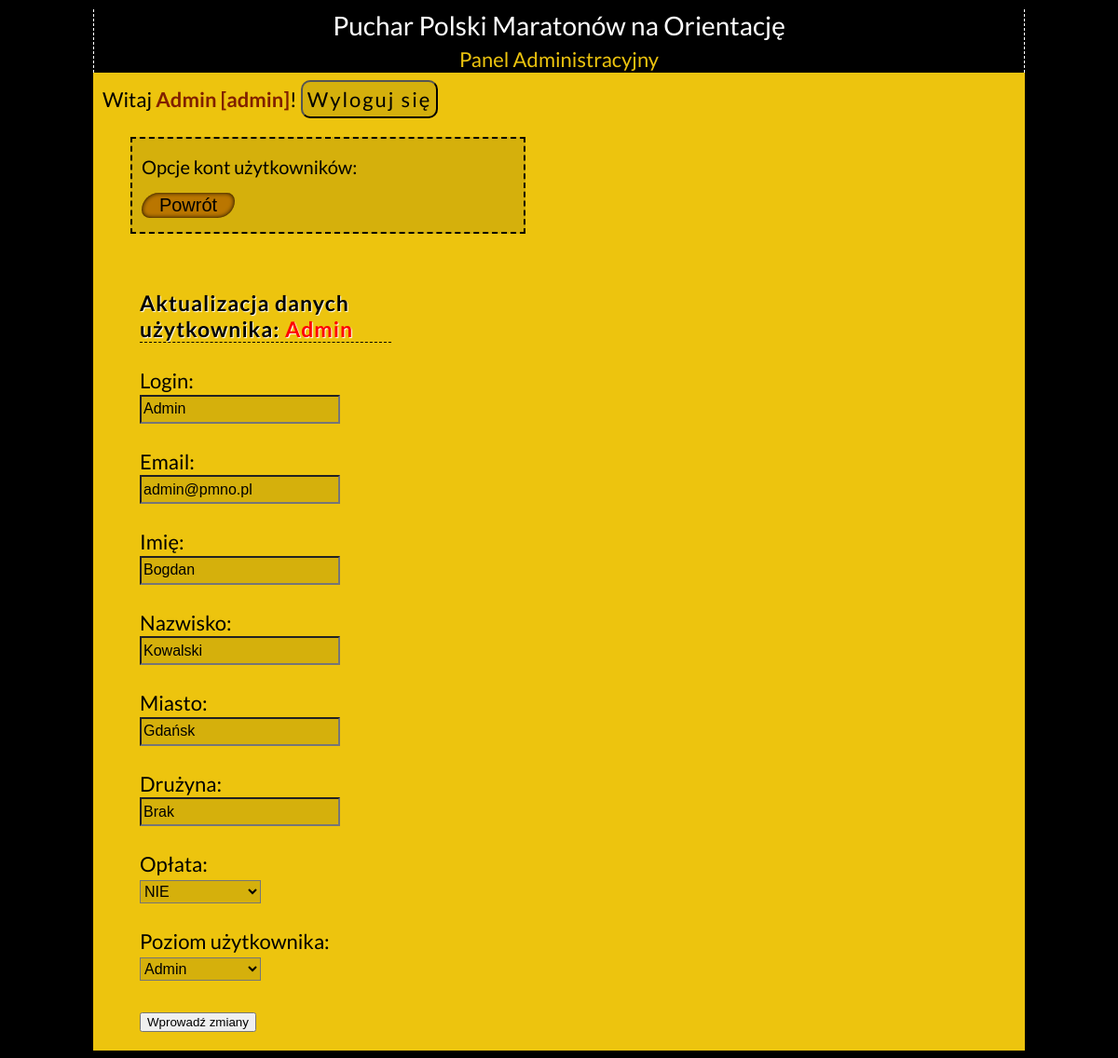
Page /update.php (signed in) on the committed database.
### tables this page shows
CREATE TABLE `uczestnicy` (
  `id` int(11) NOT NULL,
  `login` text NOT NULL,
  `pass` text NOT NULL,
  `email` text NOT NULL,
  `imie` text NOT NULL,
  `nazwisko` text NOT NULL,
  `miasto` text NOT NULL,
  `druzyna` text NOT NULL,
  `oplata` text NOT NULL,
  `level` text NOT NULL
);

### update.php (the view, shortened to what this page needs)
<!DOCTYPE HTML PUBLIC "-//W3C//DTD HTML 4.01//EN">
<html lang="pl-PL">
	<head>
		<link rel="stylesheet" href="style.css" type="text/css"/>
	</head>
	<body>
		<div id="container">
			<div id="logo">
				<div id="logo_tytul">Puchar Polski Maratonów na Orientację <span style="color:#EDC40E; font-size: 22px"> <br/>Panel Administracyjny</span></div>
			</div>
			<div id="menu">
			<?php
			echo "Witaj <span style='color: #802000; font-weight: 700'>".$_SESSION['login'].' '."[".$_SESSION['level']."]"."</span>!".' <a class="logout" href="logout.php">Wyloguj się</a><br/><br/>';
			require_once "connect.php"; ?>
				<div id="opcje_admin">Opcje kont użytkowników: <br/>
					<a id="link"  href="admin_panel.php"><input class="przycisk" name="lista" type="submit" value="Powrót"/></a>
				</div>
				<div id="up_admin">
				<?php
				try
				{
					$polaczenie = new mysqli($host, $db_user, $db_password, $db_name);
					if($polaczenie->connect_errno!=0)
					{
						throw new Exception(mysqli_connect_errno());
					}
					else
						if($_SESSION['update']=true)
						{
							?>
							<form method="post">
							<?php $rezultat = $polaczenie->query("SELECT * FROM uczestnicy WHERE id='$_SESSION[id]'");
							$up = $rezultat->fetch_assoc(); ?>
							<div class="form_rej2">Aktualizacja danych użytkownika: <span style="color: red"><?php echo $up['login']; ?> </span></div><br/>
							Login: <br/>
							<input class="ps_input" type="text" name="login" value="<?php echo $up['login']; ?>"/><br/><br/>
							Email: <br/>
							<input class="ps_input" type="text" name="email" value="<?php echo $up['email']; ?>"/><br/><br/>
							Imię: <br/>
							<input class="ps_input" type="text" name="imie" value="<?php echo $up['imie']; ?>"/><br/><br/>
							Nazwisko: <br/>
							<input class="ps_input" type="text" name="nazwisko" value="<?php echo $up['nazwisko']; ?>"/><br/><br/>
							Miasto: <br/>
							<input class="ps_input" type="text" name="miasto" value="<?php echo $up['miasto']; ?>"/><br/><br/>
							Drużyna: <br/>
							<input class="ps_input" type="text" name="druzyna" value="<?php echo $up['druzyna']; ?>"/><br/><br/>
							Opłata: <br/>
							<select class="ps_input" name="oplata" >
							  <option value="">NIE</option>
							 </select><br/><br/>
							Poziom użytkownika: <br/>
							<select class="ps_input" name="level" >
							  <option value="admin" <?php if($up['level']=='admin') echo "selected";?>>Admin</option>
							 </select><br/><br/>
							<input type="submit" value="Wprowadź zmiany"/>
							</form>
							<?php
						}
						{	?> <script> alert('Dane zostały zaktualizowane'); </script><?php }
				}
				catch(Exception $error)
				{
					echo '<span style="color: red">Błąd serwera</span>';
				}
				?>
				</div>
			</div>
			</div>
	</body>
</html>

### style.css (style rules this page uses)
body { background-color: black; font-family: 'Lato', sans-serif; font-size: 22px; }
#container { width: 1000px; margin-left: auto; margin-right: auto; background-color: #EDC40E; }
#logo { color: white; text-align: center; }
#logo_tytul { border-left: 1px dashed white; border-right: 1px dashed white; margin-top:10px; margin-bottom: 5px; background-color: black; font-size: 28px; }
#menu { padding: 10px; min-height: 300px; }
.form_rej2 { width: 270px; border-bottom: 1px dashed black; font-weight: 700; font-size: 23px; text-shadow: 1px 1px 1px white; letter-spacing: 1px; }
.przycisk { border : solid 0px #262211; border-radius : 20px 9px 20px 9px ; moz-border-radius : 20px 9px 20px 9px ; -webkit-box-shadow : inset 0px 0px 5px rgba(0,0,0,1.0); -moz-box-shadow : inset 0px 0px 5px rgba(0,0,0,1.0); box-shadow : inset 0px 0px 5px rgba(0,0,0,1.0); font-size : 20px; color : #000000; padding : 2px 16px; background-color : #ba7600; margin-right: 20px; width: 100px; }
#opcje_admin { margin-left: 30px; font-size: 20px; padding:10px; line-height: 40px; border: 2px dashed black; width: 400px; background-color: #D5B00C; margin-bottom: 50px; }
.logout { border: 2px outset black; border-radius: 10px; padding: 5px; letter-spacing: 2px; background-color: #D5B00C; }
.logout:link { color: black; text-decoration: none; }
#link:link { text-decoration: none; }
.ps_input { background-color: #D5B00C; color: black; height: 25px; min-width: 130px; font-size: 16px; }
#up_admin { width: 400px; padding: 10px; margin-left: 30px; }

### rows in the picture
uczestnicy: login "Admin", email "admin@pmno.pl", imie "Bogdan", nazwisko "Kowalski", miasto "Gdańsk", druzyna "Brak", level "Admin"

### other values in the picture
$_SESSION['login'] "Admin"
$_SESSION['level'] "admin"
